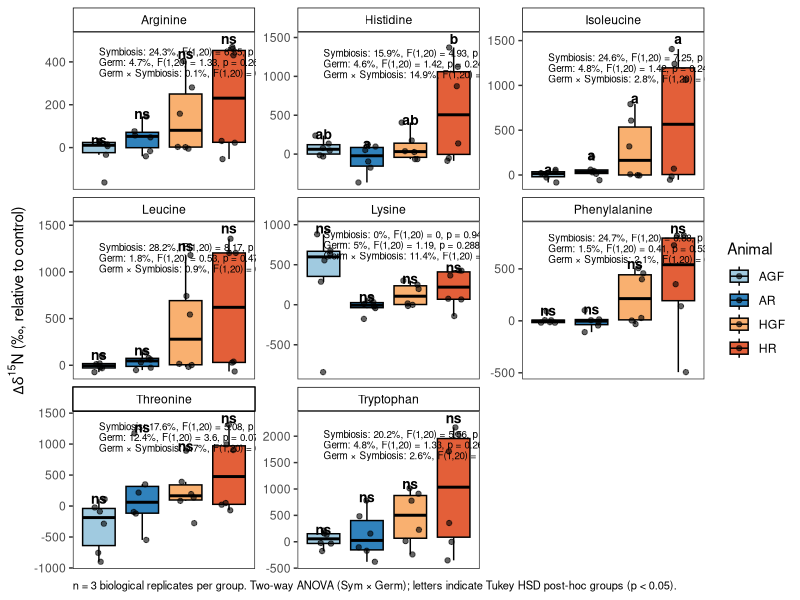

Generate this figure with R:
# Fig. S5: 15N enrichment of amino acids (replicate 2), with two-way ANOVA
# (Sym x Germ), Tukey HSD post-hoc, non-parametric alternatives, and
# cumulative pairwise t-tests.
#
# Input : FigS5_AA_rep2.xlsx
# Output: FigS5_AA_delta15N_boxplot_rep2.pdf
#         Supplementary_Table_assumption_checks_FigS5.csv
#         Supplementary_Table_ANOVA_FigS5.csv
#         Supplementary_Table_ANOVA_FDR_FigS5.csv
#         Supplementary_Table_TukeyHSD_FigS5.csv
#         Supplementary_Table_NonParametric_FigS5.csv
#         Supplementary_Table_Cumulative_Pairwise_FigS5.csv
# Run with this folder as the working directory.

library(tidyverse)
library(readxl)
library(ggpubr)
library(car)
library(emmeans)
library(multcomp)
library(rstatix)

df <- read_xlsx("FigS5_AA_rep2.xlsx")

df <- df %>%
  mutate(
    Sym  = ifelse(str_starts(Animal, "H"), "Sym", "Apo"),
    Germ = case_when(
      str_detect(Animal, "R")  ~ "Germ-present",
      str_detect(Animal, "GF") ~ "Germ-depleted",
      TRUE ~ NA_character_
    ),
    ratio = N15 / N14
  )

normalized_df <- df %>%
  group_by(Animal, AAs) %>%
  mutate(control_avg = mean(ratio[Treatment == "Control"], na.rm = TRUE),
         delta_15N   = ((ratio - control_avg) / control_avg) * 1000) %>%
  ungroup()


# ---- 1. Sample sizes ----
sample_sizes_figS5 <- normalized_df %>% count(AAs, Animal, name = "n")

# ---- 2. Assumption checks ----
assumption_checks_figS5 <- normalized_df %>%
  group_by(AAs) %>%
  summarize(
    shapiro_p = {
      mod <- aov(delta_15N ~ Sym * Germ, data = cur_data())
      shapiro.test(residuals(mod))$p.value
    },
    levene_p = {
      car::leveneTest(delta_15N ~ interaction(Sym, Germ),
                      data = cur_data())$`Pr(>F)`[1]
    },
    .groups = "drop"
  )
write.csv(assumption_checks_figS5,
          "Supplementary_Table_assumption_checks_FigS5.csv", row.names = FALSE)

# ---- 3. Full two-way ANOVA ----
full_anova_figS5 <- normalized_df %>%
  group_by(AAs) %>%
  reframe({
    mod <- aov(delta_15N ~ Sym * Germ, data = cur_data())
    at  <- summary(mod)[[1]]
    total_ss <- sum(at$`Sum Sq`)
    tibble(
      Source       = rownames(at),
      Df           = at$Df,
      Sum_Sq       = round(at$`Sum Sq`, 4),
      Mean_Sq      = round(at$`Mean Sq`, 4),
      F_value      = round(at$`F value`, 3),
      p_value      = at$`Pr(>F)`,
      Variance_pct = round(at$`Sum Sq` / total_ss * 100, 1)
    )
  })
write.csv(full_anova_figS5, "Supplementary_Table_ANOVA_FigS5.csv",
          row.names = FALSE)

# ---- 4. FDR correction ----
fdr_corrected_figS5 <- full_anova_figS5 %>%
  filter(!is.na(p_value)) %>%
  group_by(Source) %>%
  mutate(p_adjusted = p.adjust(p_value, method = "BH")) %>%
  ungroup()
write.csv(fdr_corrected_figS5, "Supplementary_Table_ANOVA_FDR_FigS5.csv",
          row.names = FALSE)

# ---- 5. Tukey HSD ----
posthoc_figS5 <- normalized_df %>%
  group_by(AAs) %>%
  reframe({
    mod <- aov(delta_15N ~ Animal, data = cur_data())
    overall_p <- summary(mod)[[1]]$`Pr(>F)`[1]
    if (!is.na(overall_p) && overall_p < 0.05) {
      tukey <- TukeyHSD(mod, "Animal")$Animal
      tibble(Comparison = rownames(tukey),
             Difference = round(tukey[, "diff"], 4),
             Lower_CI   = round(tukey[, "lwr"], 4),
             Upper_CI   = round(tukey[, "upr"], 4),
             p_adjusted = round(tukey[, "p adj"], 6),
             Significant = tukey[, "p adj"] < 0.05)
    } else {
      tibble(Comparison = "ANOVA not significant",
             Difference = NA_real_, Lower_CI = NA_real_,
             Upper_CI = NA_real_, p_adjusted = NA_real_, Significant = NA)
    }
  })
write.csv(posthoc_figS5, "Supplementary_Table_TukeyHSD_FigS5.csv",
          row.names = FALSE)

cld_figS5 <- normalized_df %>%
  group_by(AAs) %>%
  reframe({
    mod <- aov(delta_15N ~ Animal, data = cur_data())
    overall_p <- summary(mod)[[1]]$`Pr(>F)`[1]
    if (!is.na(overall_p) && overall_p < 0.05) {
      emm <- emmeans(mod, "Animal")
      cld_out <- cld(emm, Letters = letters, adjust = "tukey")
      tibble(Animal = as.character(cld_out$Animal),
             emmean = round(cld_out$emmean, 3),
             letter = trimws(cld_out$.group))
    } else {
      tibble(Animal = c("AGF", "AR", "HGF", "HR"),
             emmean = NA_real_, letter = "ns")
    }
  })

# ---- 6. Non-parametric alternative ----
nonparam_figS5 <- normalized_df %>%
  group_by(AAs) %>%
  reframe({
    kt <- kruskal.test(delta_15N ~ Animal, data = cur_data())
    if (kt$p.value < 0.05) {
      dunn <- rstatix::dunn_test(cur_data(), delta_15N ~ Animal,
                                 p.adjust.method = "BH")
      tibble(Test = "Kruskal-Wallis + Dunn",
             KW_chi2 = round(kt$statistic, 3),
             KW_df = kt$parameter, KW_p = kt$p.value,
             Group1 = dunn$group1, Group2 = dunn$group2,
             Dunn_p_adj = dunn$p.adj, Dunn_signif = dunn$p.adj.signif)
    } else {
      tibble(Test = "Kruskal-Wallis",
             KW_chi2 = round(kt$statistic, 3),
             KW_df = kt$parameter, KW_p = kt$p.value,
             Group1 = NA_character_, Group2 = NA_character_,
             Dunn_p_adj = NA_real_, Dunn_signif = NA_character_)
    }
  })
write.csv(nonparam_figS5, "Supplementary_Table_NonParametric_FigS5.csv",
          row.names = FALSE)

# ---- 7. Cumulative Δδ15N across amino acids ----
cumulative_df <- normalized_df %>%
  group_by(Animal, AAs) %>%
  mutate(Rep = row_number()) %>%
  ungroup() %>%
  group_by(Animal, Rep) %>%
  summarize(cumulative_delta15N = sum(delta_15N, na.rm = TRUE),
            Sym  = first(Sym),
            Germ = first(Germ),
            .groups = "drop")

cumulative_anova <- aov(cumulative_delta15N ~ Sym * Germ, data = cumulative_df)
summary(cumulative_anova)

comparisons <- list(c("AGF", "AR"),
                    c("AGF", "HGF"),
                    c("AR", "HR"),
                    c("HGF", "HR"))

cumulative_pairwise <- compare_means(
  cumulative_delta15N ~ Animal,
  data = cumulative_df,
  method = "t.test",
  p.adjust.method = "BH",
  comparisons = comparisons
)
write.csv(cumulative_pairwise,
          "Supplementary_Table_Cumulative_Pairwise_FigS5.csv", row.names = FALSE)

# ---- 8. Figure ----
anova_labels_figS5 <- normalized_df %>%
  group_by(AAs) %>%
  summarize(
    label = {
      mod <- aov(delta_15N ~ Sym * Germ, data = cur_data())
      at  <- summary(mod)[[1]]
      total_ss <- sum(at$`Sum Sq`)
      paste0(
        "Symbiosis: ",     round(at$`Sum Sq`[1]/total_ss*100, 1),
        "%, F(", at$Df[1], ",", at$Df[4], ") = ", round(at$`F value`[1], 2),
        ", p = ", signif(at$`Pr(>F)`[1], 3),
        "\nGerm: ",        round(at$`Sum Sq`[2]/total_ss*100, 1),
        "%, F(", at$Df[2], ",", at$Df[4], ") = ", round(at$`F value`[2], 2),
        ", p = ", signif(at$`Pr(>F)`[2], 3),
        "\nGerm \u00D7 Symbiosis: ", round(at$`Sum Sq`[3]/total_ss*100, 1),
        "%, F(", at$Df[3], ",", at$Df[4], ") = ", round(at$`F value`[3], 2),
        ", p = ", signif(at$`Pr(>F)`[3], 3)
      )
    },
    max_y = max(delta_15N, na.rm = TRUE),
    .groups = "drop"
  )

plot_letters_figS5 <- cld_figS5 %>%
  left_join(normalized_df %>%
              group_by(AAs, Animal) %>%
              summarize(y_pos = max(delta_15N, na.rm = TRUE), .groups = "drop"),
            by = c("AAs", "Animal"))

col <- c("AGF" = "#A0CAE0", "AR" = "#3082BC",
         "HGF" = "#f9b070", "HR" = "#e35f39")

p_revised <- ggplot(normalized_df, aes(x = Animal, y = delta_15N, fill = Animal)) +
  geom_boxplot(outlier.shape = NA, color = "black") +
  geom_jitter(width = 0.2, alpha = 0.6) +
  facet_wrap(~ AAs, scales = "free_y") +
  geom_text(data = anova_labels_figS5,
            aes(x = 1, y = max_y * 0.85, label = label),
            inherit.aes = FALSE, hjust = 0, size = 2.5, lineheight = 0.9) +
  geom_text(data = plot_letters_figS5,
            aes(x = Animal, y = y_pos * 1.08, label = letter),
            inherit.aes = FALSE, size = 3.5, fontface = "bold") +
  scale_fill_manual(values = col) +
  labs(y = expression(Delta * delta^15 * N ~ "(\u2030, relative to control)"),
       x = NULL,
       caption = "n = 3 biological replicates per group. Two-way ANOVA (Sym \u00D7 Germ); letters indicate Tukey HSD post-hoc groups (p < 0.05).") +
  theme_bw() +
  theme(panel.grid.major = element_blank(),
        panel.grid.minor = element_blank(),
        axis.text.x      = element_blank(),
        axis.ticks.x     = element_blank(),
        strip.background = element_rect(fill = "white", color = "black"),
        strip.text       = element_text(color = "black"),
        plot.caption     = element_text(hjust = 0, size = 8))

ggsave("FigS5_AA_delta15N_boxplot_rep2.pdf", plot = p_revised,
       width = 16, height = 14, units = "in")
